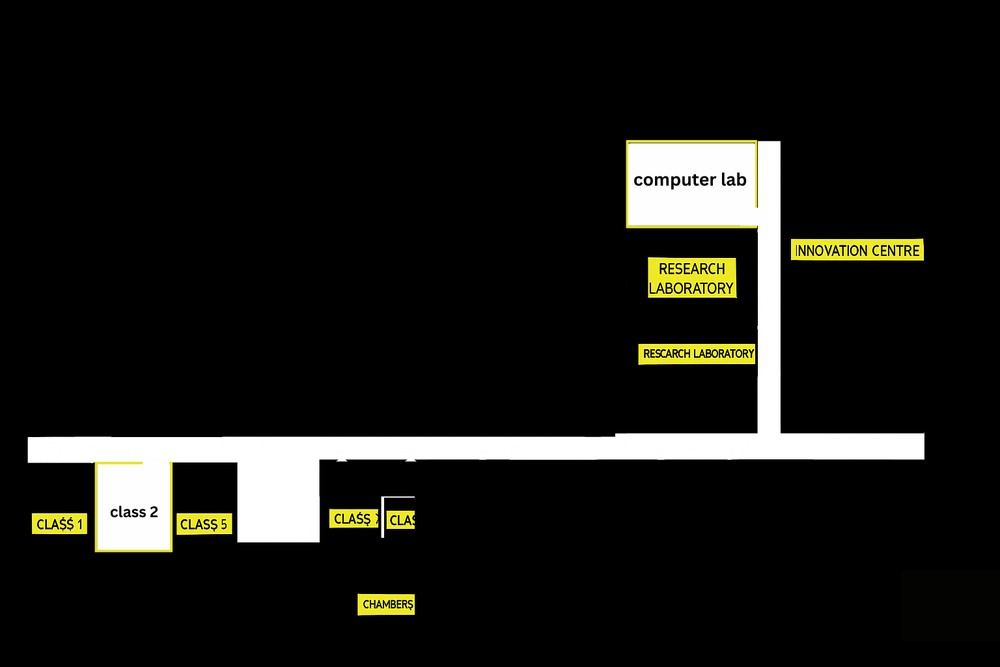
#> input picture backend/indoor_navigation/assets/floor-2nd-mod-2.png, 1000 x 667 px, shrunk from 1536 x 1024 before the run, found by its file name
$ python ocr.py
#> lines starting #> are read from the running program, lines starting #| are printed output that depends on the picture; after the words box and inside, x2 and y2 are one past the last pixel; in counts of white or black regions, pixels touching at a corner belong together
import cv2
import pytesseract
import json
import os

# Ensure data folder exists
os.makedirs("data", exist_ok=True)

# Load image
img = cv2.imread("assets/floor-2nd-mod-2.png")
#> img is the input picture: shape (667, 1000, 3); mean B, G, R 20.6, 24.4, 24.5
if img is None:
    raise FileNotFoundError("❌ Image not found. Check the path!")

# Convert to HSV to detect yellow
hsv = cv2.cvtColor(img, cv2.COLOR_BGR2HSV)
#> hsv: shape (667, 1000, 3); mean H, S, V 3, 7, 24.5
lower_yellow = (20, 100, 100)
upper_yellow = (35, 255, 255)
mask = cv2.inRange(hsv, lower_yellow, upper_yellow)
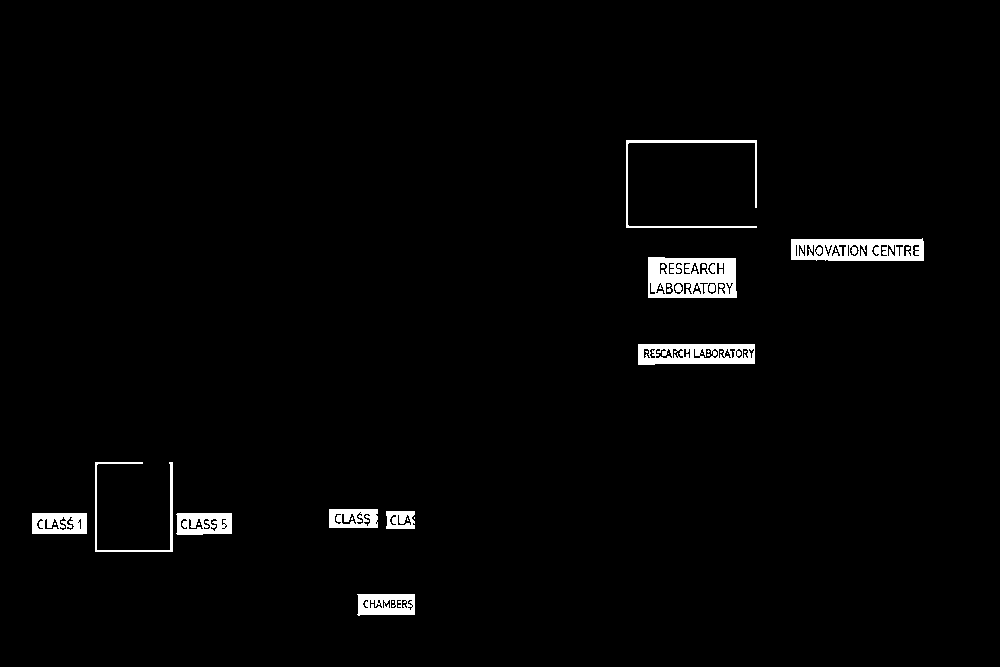
#> mask: shape (667, 1000); 2% white; 31 white regions (21 under 20 px)

# Find contours of yellow regions
contours, _ = cv2.findContours(mask, cv2.RETR_EXTERNAL, cv2.CHAIN_APPROX_SIMPLE)
#> contours = 11 contours, 1 with area under 20; largest, box (x1, y1, x2, y2) and area: (648, 257, 737, 298) 3416, (791, 238, 924, 261) 2736, (638, 344, 755, 365) 2220, (357, 594, 415, 616) 1123, (176, 513, 232, 535) 1108

custom_config = r'--oem 3 --psm 6'
detected = []

print("Detected Rooms/Classes:\n")
for cnt in contours:
    x, y, w, h = cv2.boundingRect(cnt)

    roi = img[y:y+h, x:x+w]
    gray = cv2.cvtColor(roi, cv2.COLOR_BGR2GRAY)
    _, thresh = cv2.threshold(gray, 150, 255, cv2.THRESH_BINARY)

#> (the run stopped early here; a loop or call above may not have finished)
